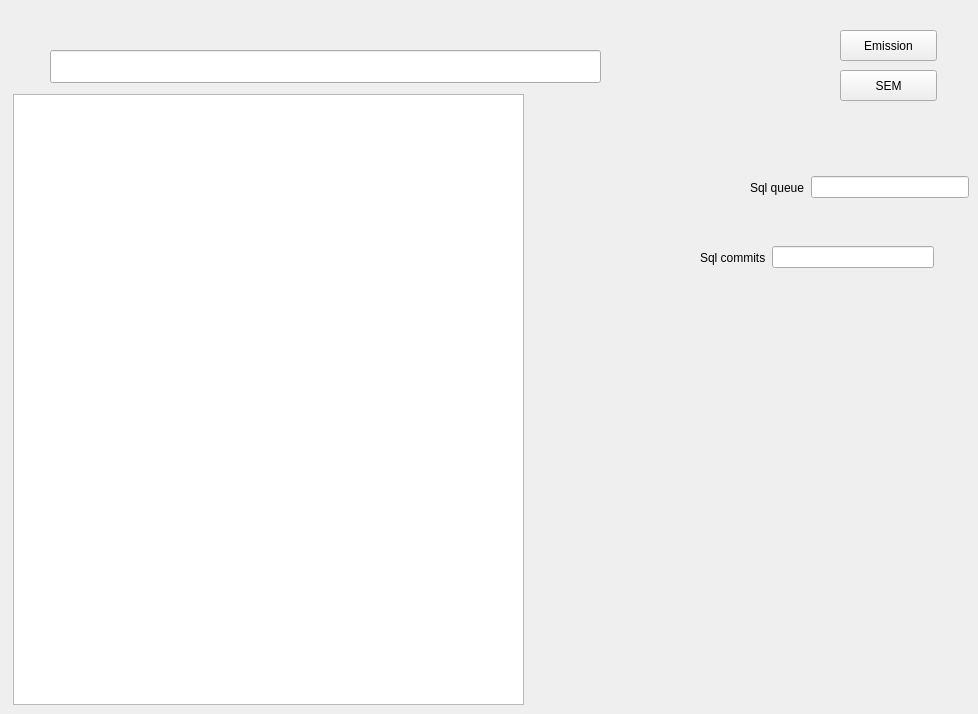
      <widget class="QWidget" name="tab">
       <attribute name="title">
        <string>Main</string>
       </attribute>
       <widget class="QPushButton" name="emission">
        <property name="geometry">
         <rect>
          <x>840</x>
          <y>30</y>
          <width>97</width>
          <height>31</height>
         </rect>
        </property>
        <property name="text">
         <string>Emission</string>
        </property>
       </widget>
       <widget class="QPushButton" name="sem">
        <property name="geometry">
         <rect>
          <x>840</x>
          <y>70</y>
          <width>97</width>
          <height>31</height>
         </rect>
        </property>
        <property name="text">
         <string>SEM</string>
        </property>
       </widget>
       <widget class="QPlainTextEdit" name="qwt_place_holder">
        <property name="geometry">
         <rect>
          <x>13</x>
          <y>94</y>
          <width>511</width>
          <height>611</height>
         </rect>
        </property>
       </widget>
       <widget class="QLineEdit" name="comment">
        <property name="geometry">
         <rect>
          <x>50</x>
          <y>50</y>
          <width>551</width>
          <height>33</height>
         </rect>
        </property>
       </widget>
       <widget class="QWidget" name="layoutWidget">
        <property name="geometry">
         <rect>
          <x>700</x>
          <y>240</y>
          <width>234</width>
          <height>35</height>
         </rect>
        </property>
        <layout class="QHBoxLayout" name="horizontalLayout_2">
         <item>
          <widget class="QLabel" name="label_2">
           <property name="text">
            <string>Sql commits</string>
           </property>
          </widget>
         </item>
         <item>
          <widget class="QLineEdit" name="sql_commits"/>
         </item>
        </layout>
       </widget>
       <widget class="QWidget" name="layoutWidget">
        <property name="geometry">
         <rect>
          <x>750</x>
          <y>170</y>
          <width>219</width>
          <height>35</height>
         </rect>
        </property>
        <layout class="QHBoxLayout" name="horizontalLayout_3">
         <item>
          <widget class="QLabel" name="label_3">
           <property name="text">
            <string>Sql queue</string>
           </property>
          </widget>
         </item>
         <item>
          <widget class="QLineEdit" name="sql_queue"/>
         </item>
        </layout>
       </widget>
      </widget>
